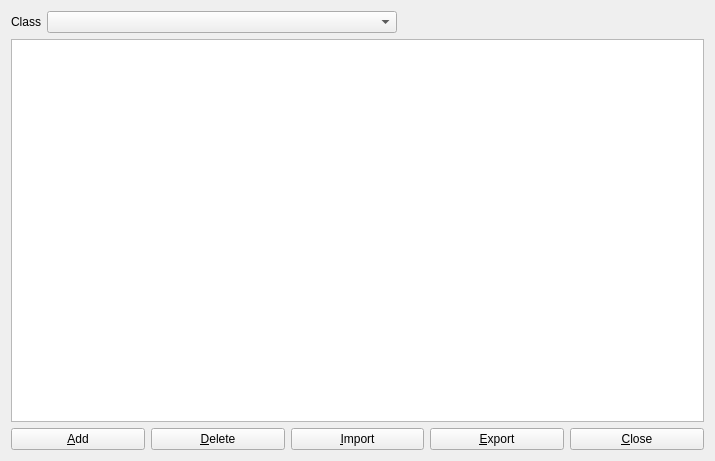
<?xml version="1.0" encoding="UTF-8"?>
<ui version="4.0">
 <class>Dialog</class>
 <widget class="QDialog" name="Dialog">
  <property name="geometry">
   <rect>
    <x>0</x>
    <y>0</y>
    <width>715</width>
    <height>461</height>
   </rect>
  </property>
  <property name="windowTitle">
   <string>Students</string>
  </property>
  <layout class="QHBoxLayout" name="horizontalLayout_3">
   <item>
    <layout class="QVBoxLayout" name="verticalLayout">
     <item>
      <layout class="QHBoxLayout" name="horizontalLayout_2">
       <item>
        <widget class="QLabel" name="label">
         <property name="minimumSize">
          <size>
           <width>0</width>
           <height>0</height>
          </size>
         </property>
         <property name="text">
          <string>Class</string>
         </property>
         <property name="alignment">
          <set>Qt::AlignRight|Qt::AlignTrailing|Qt::AlignVCenter</set>
         </property>
         <property name="margin">
          <number>0</number>
         </property>
        </widget>
       </item>
       <item>
        <widget class="QComboBox" name="classCombo">
         <property name="minimumSize">
          <size>
           <width>350</width>
           <height>0</height>
          </size>
         </property>
        </widget>
       </item>
       <item>
        <spacer name="horizontalSpacer">
         <property name="orientation">
          <enum>Qt::Horizontal</enum>
         </property>
         <property name="sizeType">
          <enum>QSizePolicy::Expanding</enum>
         </property>
         <property name="sizeHint" stdset="0">
          <size>
           <width>40</width>
           <height>20</height>
          </size>
         </property>
        </spacer>
       </item>
      </layout>
     </item>
     <item>
      <widget class="QTableView" name="tableView">
       <property name="editTriggers">
        <set>QAbstractItemView::DoubleClicked|QAbstractItemView::EditKeyPressed</set>
       </property>
       <property name="selectionMode">
        <enum>QAbstractItemView::SingleSelection</enum>
       </property>
       <property name="selectionBehavior">
        <enum>QAbstractItemView::SelectItems</enum>
       </property>
       <attribute name="horizontalHeaderStretchLastSection">
        <bool>true</bool>
       </attribute>
       <attribute name="verticalHeaderVisible">
        <bool>false</bool>
       </attribute>
      </widget>
     </item>
     <item>
      <layout class="QHBoxLayout" name="horizontalLayout">
       <item>
        <widget class="QPushButton" name="addButton">
         <property name="text">
          <string>&amp;Add</string>
         </property>
         <property name="autoDefault">
          <bool>false</bool>
         </property>
        </widget>
       </item>
       <item>
        <widget class="QPushButton" name="deleteButton">
         <property name="text">
          <string>&amp;Delete</string>
         </property>
         <property name="autoDefault">
          <bool>false</bool>
         </property>
        </widget>
       </item>
       <item>
        <widget class="QPushButton" name="importButton">
         <property name="text">
          <string>&amp;Import</string>
         </property>
         <property name="autoDefault">
          <bool>false</bool>
         </property>
        </widget>
       </item>
       <item>
        <widget class="QPushButton" name="exportButton">
         <property name="text">
          <string>&amp;Export</string>
         </property>
         <property name="autoDefault">
          <bool>false</bool>
         </property>
        </widget>
       </item>
       <item>
        <widget class="QPushButton" name="closeButton">
         <property name="text">
          <string>&amp;Close</string>
         </property>
         <property name="autoDefault">
          <bool>false</bool>
         </property>
        </widget>
       </item>
      </layout>
     </item>
    </layout>
   </item>
  </layout>
 </widget>
 <resources/>
 <connections/>
</ui>
